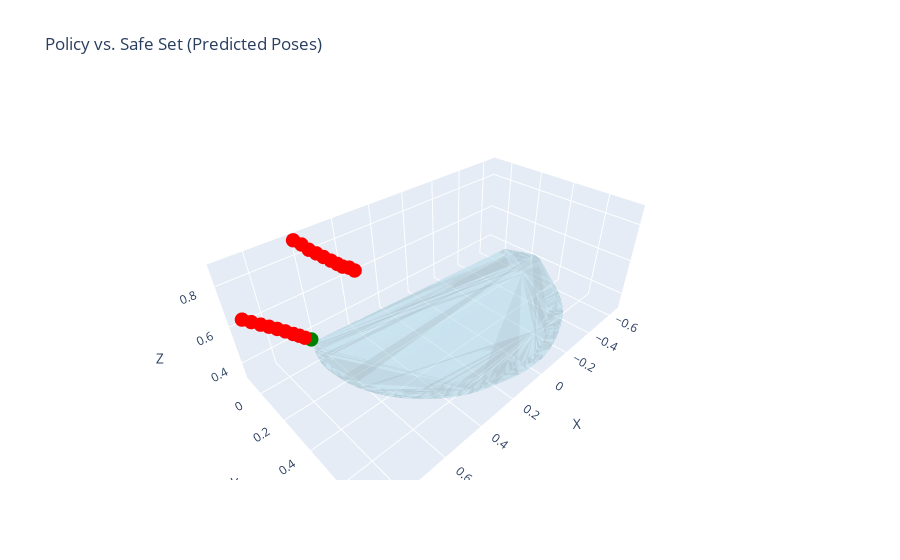

Notebook source saved alongside this figure:
### Code cell
# ---- Visualize the Final Real End-Effector Poses vs. the Safe Set ----
all_poses_7d = np.array(all_poses_7d)
all_inside_flags = np.array(all_inside_flags, dtype=bool)
if len(all_poses_7d) > 0:
    visualize_policy_predictions(
        safe_set,
        predicted_poses_7d=all_poses_7d,
        inside_flags=all_inside_flags,
        title="Policy vs. Safe Set (Predicted Poses)"
    )
else:
    print("No EEF poses to visualize.")

### Figure 1 — Plotly figure (JSON) as saved in the notebook; plotly's stock layout.template omitted (floating-point values rounded to 4 significant figures; data arrays with more than 128 entries replaced by an {"elided": "..."} marker saying what was removed)
{"data": [{"color": "lightblue", "i": {"elided": "452 int values"}, "j": {"elided": "452 int values"}, "k": {"elided": "452 int values"}, "name": "Safe Set Hull", "opacity": 0.3, "type": "mesh3d", "x": {"elided": "3231 float values"}, "y": {"elided": "3231 float values"}, "z": {"elided": "3231 float values"}}, {"marker": {"color": ["red", "green", "red", "red", "red", "red", "red", "red", "red", "red", "red", "red", "red", "red", "red", "red", "red", "red", "red", "red"], "size": 5}, "mode": "markers", "name": "Predicted Poses", "type": "scatter3d", "x": [0.3501, 0.6315, 0.3766, 0.6593, 0.408, 0.6811, 0.431, 0.7054, 0.458, 0.7343, 0.4876, 0.7644, 0.5166, 0.7946, 0.5469, 0.8253, 0.5732, 0.8571, 0.6039, 0.888], "y": [-0.08097, -0.08121, -0.0814, -0.0816, -0.08307, -0.08431, -0.0854, -0.08644, -0.08909, -0.09155, -0.09369, -0.09544, -0.09613, -0.09632, -0.09652, -0.09633, -0.09774, -0.09867, -0.09931, -0.09961], "z": [0.6279, 0.3733, 0.6551, 0.4007, 0.6744, 0.4243, 0.6978, 0.4486, 0.7254, 0.4781, 0.7548, 0.5078, 0.7847, 0.5374, 0.815, 0.567, 0.8503, 0.5978, 0.8818, 0.6281]}], "layout": {"scene": {"xaxis": {"title": {"text": "X"}}, "yaxis": {"title": {"text": "Y"}}, "zaxis": {"title": {"text": "Z"}}}, "title": {"text": "Policy vs. Safe Set (Predicted Poses)"}}}
